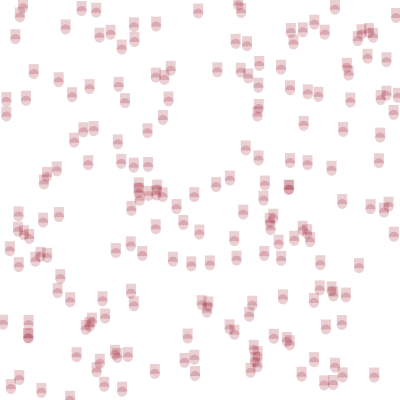
Frame 1 (no input)
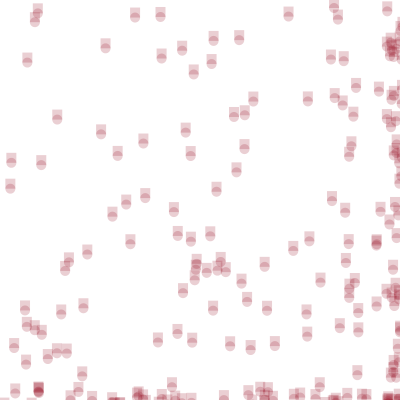
Frame 60 (the mouse pressed at the canvas centre just before this capture)
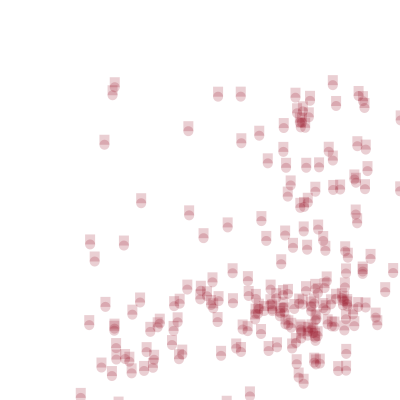
Frame 120 (the mouse held since frame 60 and released just before this capture)

The Processing sketch that drew these frames (run headless with seeded random() and noise(); from frame 60 on, the mouse is pressed at the canvas centre):

// Processing sketch: processing_60201
// ── processing_60201.pde

Mover[] movers = new Mover[200];

void setup() {
  size(400,400);
  smooth();
  frameRate(30);
  background(255);
  // Initializing all the elements of the array
  for (int i = 0; i < movers.length; i++) {
    movers[i] = new Mover(); 
  }
}

void draw() {
  noStroke();
  background(255);
  fill(255,10);
  rect(0,0,width,height);

  // Calling functions of all of the objects in the array.
  for (int i = 0; i < movers.length; i++) {
    movers[i].update();
    movers[i].checkEdges();
    movers[i].display(); 
  }
}

class Mover {

  PVector location;
  PVector velocity;
  // Acceleration is the key!
  PVector acceleration;
  // The variable, topspeed, will limit the magnitude of velocity.
  float topspeed;

  Mover() {
    location = new PVector(random(width),random(height));
    velocity = new PVector(0,0);
    acceleration = new PVector(0,0);
    topspeed = 2;
  }

  void update() {
    // Velocity change by acceleration and is limited by topspeed.
    PVector mouse= new PVector(mouseX,mouseY);
    
    
    
    if(mousePressed){acceleration= PVector.sub(mouse,location);}
    else {acceleration= PVector.sub(location,mouse);}
    
    //let's see what if we don't normalize
    //acceleration too big causes the velocity allways capped
    //acceleration.normalize();
    acceleration.div(3000);
    
    // to put some randomness in the velocity, this produces better results(more soft) than adding randomness to acceleration
    PVector rand= new PVector(random(-1,1),random(-1,1));
    rand.normalize();
    rand.div(100);
    
    velocity.add(acceleration);
    velocity.add(rand); 
    velocity.limit(topspeed);
    
    location.add(velocity);
  }
  
  void display(){
    
  fill(150,10,30,50);
  noStroke();
  rectMode(CENTER);
  rect(location.x,location.y,10,10);
  ellipseMode(CENTER);
  ellipse(location.x,location.y+5,10,10);
  
  }
  
  
  //not that checkEdges doesn't work, but acceleration way TOO big, so reverse has no implications  
  
  void checkEdges() {

    if ((location.x > width) || (location.x < 0)) {
    velocity.x = velocity.x * -1;
  }
    if ((location.y > height) || (location.y < 0)) {
    velocity.y = velocity.y * -1;
  }

  }
  
}
